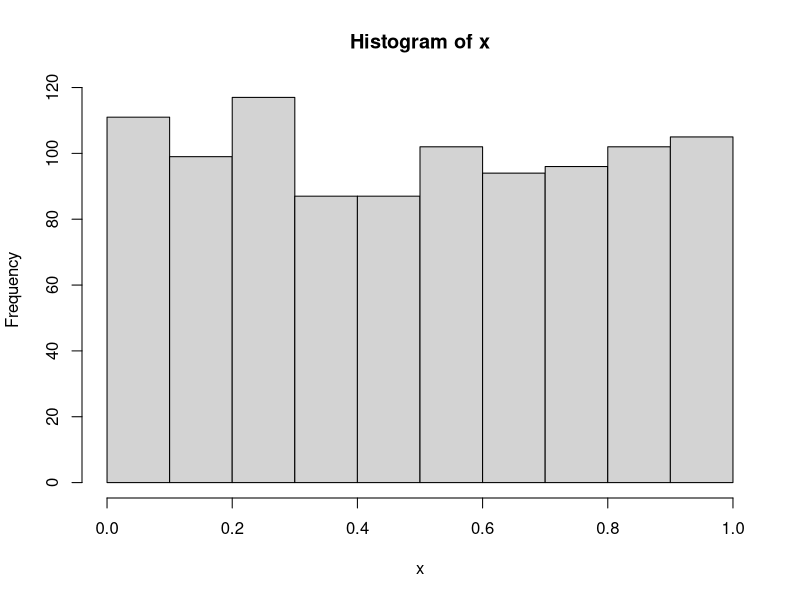
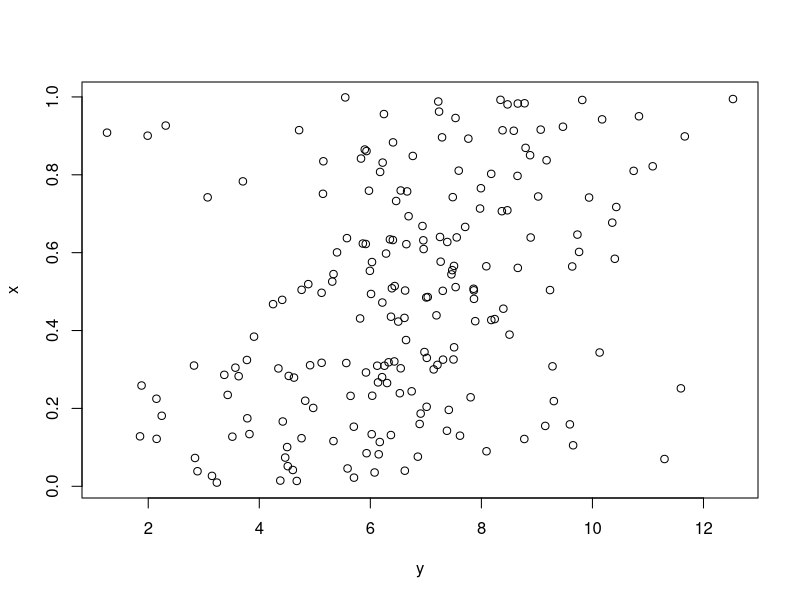

These charts were generated, in order, by the following R code:
# ----------------------------------------------------------------------
# Information
# ----------------------------------------------------------------------

# This script is defining exercises with basic concepts in programming
# with R - drawing random numbers. 


# ----------------------------------------------------------------------
# Exercises
# ----------------------------------------------------------------------

# house keeping, its a good practice to clean the workspace
rm(list = ls())

# Lets first draw some (say, 1000) random numbers from Uniform distribution,
# you would usually use histogram to check the shape of the distribution
x <- runif(1000)
hist(x)

# It is enough to have Uniform random numbers and we can create other 
# distributions given uniform. How do we get uniformly distributed numbers?
# one algorithm is Linear Congruential Generator
# see: https://en.wikipedia.org/wiki/Linear_congruential_generator


# ----
# 1. Create a function that generates Bernoulli draws. 
# ----

# For details on Bernoulli distributions, see:
# https://en.wikipedia.org/wiki/Bernoulli_process

# We will use this example to illustrate the acceptance-rejection method
# for drawing random numbers from arbitrary distribution (von Neumann, 1951). 
# see: https://en.wikipedia.org/wiki/Rejection_sampling

# function arguments:
# n = number of draws (0's and 1's)
# p = probability with which 1 will be drawn

bernoulli <- function(n, p){
    x <- runif(n)
    return(ifelse(x < p, 1, 0))
}

rbinom(10,1, 0.2)
# check it out
set.seed(1234)
bernoulli(10, 0.2)

# try to verify whether it really draws them correctly more thoroughly
all.equal(
    mean(bernoulli(100000, 0.2)),
    0.2, 
    tolerance = 0.01
)


# ----
# 2. Created an artifical dataset
# ----

# Creating artificial datasets is important for testing the algorithms, 
# because here you know the ground truth and you can evaluate clearly how well
# a method is performing.

# function arguments:
# n = number of observations
# w = weights of the linear model
# sd = sd of the error term

rlinmod <- function(n, w, sd) {
    y = c()
    x = c()
    # check that w has length of 2
    stopifnot(is.numeric(w) && length(w) == 2)

    # lets draw observations for x from a uniform distribution
    x = runif(n)

    # and then generate y as a function of x and some optional error
    # a linear model of the form: w0 + w1*x1 + u
    # use matrix multiplication operator    

    #normal method
    #y = w[1] + w[2] * x + rnorm(n, sd=sd)
    #matrix method
    e <- rnorm(n, sd=sd)
    w <- c(w[1],w[2],1)
    M <- cbind(rep(1,n), x, e)
    w <- c(w[1], w[2], 1)
    y <- c(M %*% w)
    # put x and y in a dataframe
    df <- data.frame(y, x)
    # return the dataframe
    return(df)
}

# lets try it out
set.seed(1234)
data <- rlinmod(200, c(5,3), 2)
head(data)

# output should be:
#          y         x
# 1 6.170157 0.1137034
# 2 5.917461 0.6222994
# 3 6.959811 0.6092747
# 4 5.865183 0.6233794
# 5 5.930749 0.8609154
# 6 7.254910 0.6403106
# ...

# scatterplot of the data
plot(data)


# ----
# 3. Monte Carlo simulations: Law of Large Numbers
# ----

# define a dice of 12 faces and use "sample" function to draw 4 dice throws
dice <- 1:12
sample(dice, 4, replace = TRUE)

# What is the expected value?

# using analytical formula: if U[a,b], E[X] = [a + b ]/2
m <- mean(range(dice))
# variance is V[X] = [(b-a+1)^2 -1]/12
vx <- ((max(dice)-min(dice)+1)**2-1)/12

# simulate draws (many) to check the veracity of these formulae
# these are called monte carlo simulations.
# Simulate 4000 draws, obtain the sample average and sample variance.
# Plot a barplot of the draws.
# YOUR CODE

# now compute the distribution of the mean of a sample of size n = 3? 
# Save the simulated sample means in a vector named MC
# 1. set seed
# 2. set repetition
# 3. loop through all elements of the repetition

# what happens if you increase the sample size to 20?
# recognize the Law of Large Numbers
# YOUR CODE

